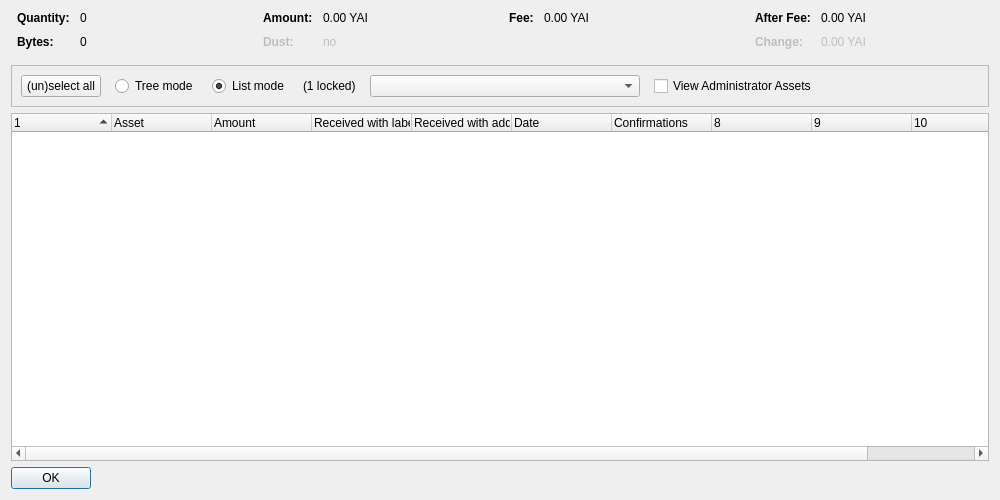
<?xml version="1.0" encoding="UTF-8"?>
<ui version="4.0">
 <class>AssetControlDialog</class>
 <widget class="QDialog" name="AssetControlDialog">
  <property name="geometry">
   <rect>
    <x>0</x>
    <y>0</y>
    <width>1000</width>
    <height>500</height>
   </rect>
  </property>
  <property name="windowTitle">
   <string>Asset Selection</string>
  </property>
  <layout class="QVBoxLayout" name="verticalLayout">
   <item>
    <layout class="QHBoxLayout" name="horizontalLayoutTop" stretch="0,0,0,0">
     <property name="topMargin">
      <number>0</number>
     </property>
     <property name="bottomMargin">
      <number>10</number>
     </property>
     <item>
      <layout class="QFormLayout" name="formLayoutAssetControl1">
       <property name="horizontalSpacing">
        <number>10</number>
       </property>
       <property name="verticalSpacing">
        <number>10</number>
       </property>
       <property name="leftMargin">
        <number>6</number>
       </property>
       <property name="rightMargin">
        <number>6</number>
       </property>
       <item row="0" column="0">
        <widget class="QLabel" name="labelAssetControlQuantityText">
         <property name="font">
          <font>
           <weight>75</weight>
           <bold>true</bold>
          </font>
         </property>
         <property name="text">
          <string>Quantity:</string>
         </property>
        </widget>
       </item>
       <item row="0" column="1">
        <widget class="QLabel" name="labelAssetControlQuantity">
         <property name="cursor">
          <cursorShape>IBeamCursor</cursorShape>
         </property>
         <property name="contextMenuPolicy">
          <enum>Qt::ActionsContextMenu</enum>
         </property>
         <property name="text">
          <string notr="true">0</string>
         </property>
         <property name="textInteractionFlags">
          <set>Qt::LinksAccessibleByMouse|Qt::TextSelectableByKeyboard|Qt::TextSelectableByMouse</set>
         </property>
        </widget>
       </item>
       <item row="1" column="0">
        <widget class="QLabel" name="labelAssetControlBytesText">
         <property name="font">
          <font>
           <weight>75</weight>
           <bold>true</bold>
          </font>
         </property>
         <property name="text">
          <string>Bytes:</string>
         </property>
        </widget>
       </item>
       <item row="1" column="1">
        <widget class="QLabel" name="labelAssetControlBytes">
         <property name="cursor">
          <cursorShape>IBeamCursor</cursorShape>
         </property>
         <property name="contextMenuPolicy">
          <enum>Qt::ActionsContextMenu</enum>
         </property>
         <property name="text">
          <string notr="true">0</string>
         </property>
         <property name="textInteractionFlags">
          <set>Qt::LinksAccessibleByMouse|Qt::TextSelectableByKeyboard|Qt::TextSelectableByMouse</set>
         </property>
        </widget>
       </item>
      </layout>
     </item>
     <item>
      <layout class="QFormLayout" name="formLayoutAssetControl2">
       <property name="horizontalSpacing">
        <number>10</number>
       </property>
       <property name="verticalSpacing">
        <number>10</number>
       </property>
       <property name="leftMargin">
        <number>6</number>
       </property>
       <property name="rightMargin">
        <number>6</number>
       </property>
       <item row="0" column="0">
        <widget class="QLabel" name="labelAssetControlAmountText">
         <property name="font">
          <font>
           <weight>75</weight>
           <bold>true</bold>
          </font>
         </property>
         <property name="text">
          <string>Amount:</string>
         </property>
        </widget>
       </item>
       <item row="0" column="1">
        <widget class="QLabel" name="labelAssetControlAmount">
         <property name="cursor">
          <cursorShape>IBeamCursor</cursorShape>
         </property>
         <property name="contextMenuPolicy">
          <enum>Qt::ActionsContextMenu</enum>
         </property>
         <property name="text">
          <string notr="true">0.00 YAI</string>
         </property>
         <property name="textInteractionFlags">
          <set>Qt::LinksAccessibleByMouse|Qt::TextSelectableByKeyboard|Qt::TextSelectableByMouse</set>
         </property>
        </widget>
       </item>
       <item row="1" column="0">
        <widget class="QLabel" name="labelAssetControlLowOutputText">
         <property name="enabled">
          <bool>false</bool>
         </property>
         <property name="font">
          <font>
           <weight>75</weight>
           <bold>true</bold>
          </font>
         </property>
         <property name="text">
          <string>Dust:</string>
         </property>
        </widget>
       </item>
       <item row="1" column="1">
        <widget class="QLabel" name="labelAssetControlLowOutput">
         <property name="enabled">
          <bool>false</bool>
         </property>
         <property name="cursor">
          <cursorShape>IBeamCursor</cursorShape>
         </property>
         <property name="contextMenuPolicy">
          <enum>Qt::ActionsContextMenu</enum>
         </property>
         <property name="text">
          <string notr="true">no</string>
         </property>
         <property name="textInteractionFlags">
          <set>Qt::LinksAccessibleByMouse|Qt::TextSelectableByKeyboard|Qt::TextSelectableByMouse</set>
         </property>
        </widget>
       </item>
      </layout>
     </item>
     <item>
      <layout class="QFormLayout" name="formLayoutAssetControl3">
       <property name="horizontalSpacing">
        <number>10</number>
       </property>
       <property name="verticalSpacing">
        <number>10</number>
       </property>
       <property name="leftMargin">
        <number>6</number>
       </property>
       <property name="rightMargin">
        <number>6</number>
       </property>
       <item row="0" column="0">
        <widget class="QLabel" name="labelAssetControlFeeText">
         <property name="font">
          <font>
           <weight>75</weight>
           <bold>true</bold>
          </font>
         </property>
         <property name="text">
          <string>Fee:</string>
         </property>
        </widget>
       </item>
       <item row="0" column="1">
        <widget class="QLabel" name="labelAssetControlFee">
         <property name="cursor">
          <cursorShape>IBeamCursor</cursorShape>
         </property>
         <property name="contextMenuPolicy">
          <enum>Qt::ActionsContextMenu</enum>
         </property>
         <property name="text">
          <string notr="true">0.00 YAI</string>
         </property>
         <property name="textInteractionFlags">
          <set>Qt::LinksAccessibleByMouse|Qt::TextSelectableByKeyboard|Qt::TextSelectableByMouse</set>
         </property>
        </widget>
       </item>
      </layout>
     </item>
     <item>
      <layout class="QFormLayout" name="formLayoutAssetControl4">
       <property name="horizontalSpacing">
        <number>10</number>
       </property>
       <property name="verticalSpacing">
        <number>10</number>
       </property>
       <property name="leftMargin">
        <number>6</number>
       </property>
       <property name="rightMargin">
        <number>6</number>
       </property>
       <item row="0" column="0">
        <widget class="QLabel" name="labelAssetControlAfterFeeText">
         <property name="font">
          <font>
           <weight>75</weight>
           <bold>true</bold>
          </font>
         </property>
         <property name="text">
          <string>After Fee:</string>
         </property>
        </widget>
       </item>
       <item row="0" column="1">
        <widget class="QLabel" name="labelAssetControlAfterFee">
         <property name="cursor">
          <cursorShape>IBeamCursor</cursorShape>
         </property>
         <property name="contextMenuPolicy">
          <enum>Qt::ActionsContextMenu</enum>
         </property>
         <property name="text">
          <string notr="true">0.00 YAI</string>
         </property>
         <property name="textInteractionFlags">
          <set>Qt::LinksAccessibleByMouse|Qt::TextSelectableByKeyboard|Qt::TextSelectableByMouse</set>
         </property>
        </widget>
       </item>
       <item row="1" column="0">
        <widget class="QLabel" name="labelAssetControlChangeText">
         <property name="enabled">
          <bool>false</bool>
         </property>
         <property name="font">
          <font>
           <weight>75</weight>
           <bold>true</bold>
          </font>
         </property>
         <property name="text">
          <string>Change:</string>
         </property>
        </widget>
       </item>
       <item row="1" column="1">
        <widget class="QLabel" name="labelAssetControlChange">
         <property name="enabled">
          <bool>false</bool>
         </property>
         <property name="cursor">
          <cursorShape>IBeamCursor</cursorShape>
         </property>
         <property name="contextMenuPolicy">
          <enum>Qt::ActionsContextMenu</enum>
         </property>
         <property name="text">
          <string notr="true">0.00 YAI</string>
         </property>
         <property name="textInteractionFlags">
          <set>Qt::LinksAccessibleByMouse|Qt::TextSelectableByKeyboard|Qt::TextSelectableByMouse</set>
         </property>
        </widget>
       </item>
      </layout>
     </item>
    </layout>
   </item>
   <item>
    <widget class="QFrame" name="frame">
     <property name="minimumSize">
      <size>
       <width>0</width>
       <height>40</height>
      </size>
     </property>
     <property name="frameShape">
      <enum>QFrame::StyledPanel</enum>
     </property>
     <property name="frameShadow">
      <enum>QFrame::Sunken</enum>
     </property>
     <layout class="QHBoxLayout" name="horizontalLayout">
      <item>
       <layout class="QHBoxLayout" name="horizontalLayoutPanel" stretch="0,0,0,0,0,0,0">
        <property name="spacing">
         <number>14</number>
        </property>
        <item>
         <widget class="QPushButton" name="pushButtonSelectAll">
          <property name="sizePolicy">
           <sizepolicy hsizetype="Maximum" vsizetype="Fixed">
            <horstretch>0</horstretch>
            <verstretch>0</verstretch>
           </sizepolicy>
          </property>
          <property name="text">
           <string>(un)select all</string>
          </property>
          <property name="autoDefault">
           <bool>false</bool>
          </property>
         </widget>
        </item>
        <item>
         <widget class="QRadioButton" name="radioTreeMode">
          <property name="sizePolicy">
           <sizepolicy hsizetype="Maximum" vsizetype="Fixed">
            <horstretch>0</horstretch>
            <verstretch>0</verstretch>
           </sizepolicy>
          </property>
          <property name="text">
           <string>Tree mode</string>
          </property>
         </widget>
        </item>
        <item>
         <widget class="QRadioButton" name="radioListMode">
          <property name="sizePolicy">
           <sizepolicy hsizetype="Maximum" vsizetype="Fixed">
            <horstretch>0</horstretch>
            <verstretch>0</verstretch>
           </sizepolicy>
          </property>
          <property name="text">
           <string>List mode</string>
          </property>
          <property name="checked">
           <bool>true</bool>
          </property>
         </widget>
        </item>
        <item>
         <widget class="QLabel" name="labelLocked">
          <property name="text">
           <string notr="true">(1 locked)</string>
          </property>
         </widget>
        </item>
        <item>
         <widget class="QComboBox" name="assetList">
          <property name="minimumContentsLength">
           <number>30</number>
          </property>
         </widget>
        </item>
        <item>
         <widget class="QCheckBox" name="viewAdministrator">
          <property name="toolTip">
           <string>View assets that you have the ownership asset for</string>
          </property>
          <property name="text">
           <string>View Administrator Assets</string>
          </property>
         </widget>
        </item>
        <item>
         <spacer name="horizontalSpacer">
          <property name="orientation">
           <enum>Qt::Horizontal</enum>
          </property>
          <property name="sizeHint" stdset="0">
           <size>
            <width>40</width>
            <height>20</height>
           </size>
          </property>
         </spacer>
        </item>
       </layout>
      </item>
     </layout>
    </widget>
   </item>
   <item>
    <widget class="AssetControlTreeWidget" name="treeWidget">
     <property name="contextMenuPolicy">
      <enum>Qt::CustomContextMenu</enum>
     </property>
     <property name="sortingEnabled">
      <bool>false</bool>
     </property>
     <property name="columnCount">
      <number>11</number>
     </property>
     <attribute name="headerShowSortIndicator" stdset="0">
      <bool>true</bool>
     </attribute>
     <attribute name="headerStretchLastSection">
      <bool>false</bool>
     </attribute>
     <column>
      <property name="text">
       <string/>
      </property>
     </column>
     <column>
      <property name="text">
       <string>Asset</string>
      </property>
     </column>
     <column>
      <property name="text">
       <string>Amount</string>
      </property>
     </column>
     <column>
      <property name="text">
       <string>Received with label</string>
      </property>
     </column>
     <column>
      <property name="text">
       <string>Received with address</string>
      </property>
     </column>
     <column>
      <property name="text">
       <string>Date</string>
      </property>
     </column>
     <column>
      <property name="text">
       <string>Confirmations</string>
      </property>
      <property name="toolTip">
       <string>Confirmed</string>
      </property>
     </column>
     <column>
      <property name="text">
       <string/>
      </property>
     </column>
     <column>
      <property name="text">
       <string/>
      </property>
     </column>
     <column>
      <property name="text">
       <string/>
      </property>
     </column>
     <column>
      <property name="text">
       <string/>
      </property>
     </column>
    </widget>
   </item>
   <item>
    <widget class="QDialogButtonBox" name="buttonBox">
     <property name="sizePolicy">
      <sizepolicy hsizetype="Maximum" vsizetype="Fixed">
       <horstretch>0</horstretch>
       <verstretch>0</verstretch>
      </sizepolicy>
     </property>
     <property name="orientation">
      <enum>Qt::Horizontal</enum>
     </property>
     <property name="standardButtons">
      <set>QDialogButtonBox::Ok</set>
     </property>
    </widget>
   </item>
  </layout>
 </widget>
 <customwidgets>
  <customwidget>
   <class>AssetControlTreeWidget</class>
   <extends>QTreeWidget</extends>
   <header location="global">assetcontroltreewidget.h</header>
  </customwidget>
 </customwidgets>
 <resources/>
 <connections/>
</ui>
